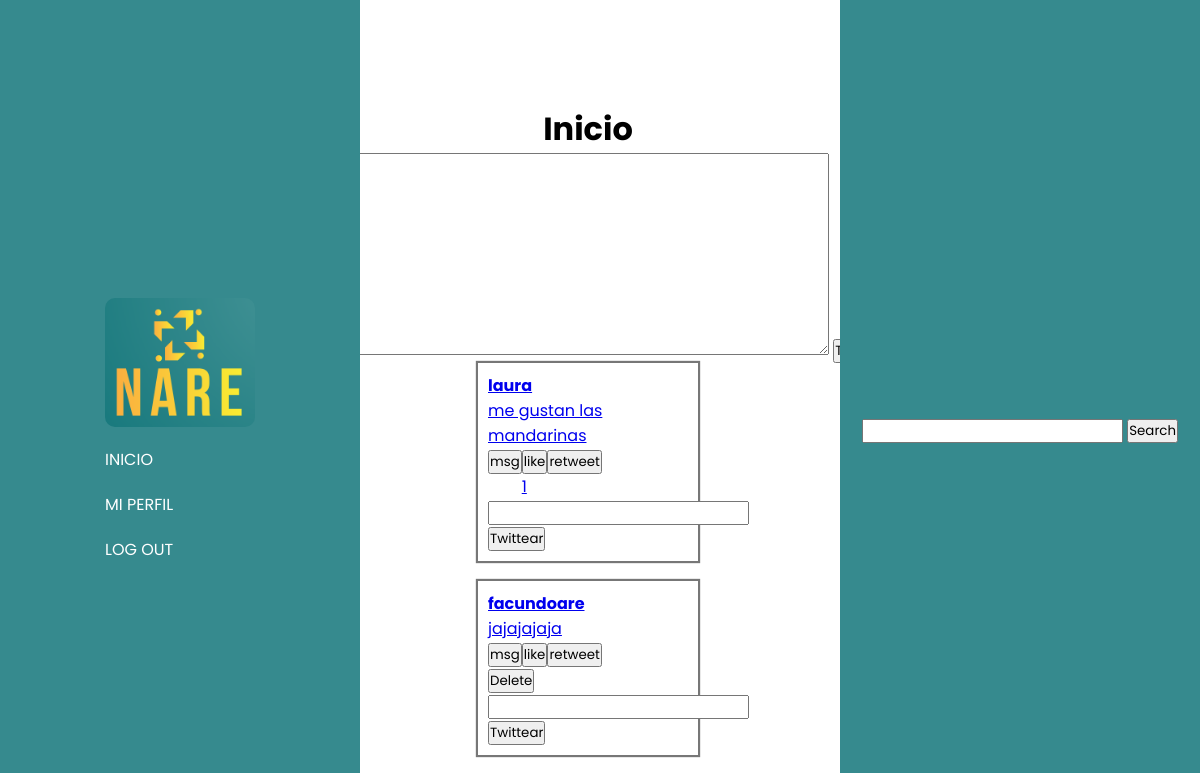
Screenshot of / (signed in) with the database file from the repository.
### tweets/models.py (models this page shows)
class Tweet(models.Model):
    user = models.ForeignKey(User, null=True, on_delete=models.CASCADE)
    content = models.TextField(max_length=180)
    created_at = models.DateTimeField(auto_now_add=True)
    likes = models.IntegerField(default=0)
    likes_users = models.ManyToManyField(User, related_name="likes_tweets")
    retweets = models.IntegerField(default=0)
    parent_tweet = models.IntegerField(null=True)

### tweets/views.py (the view)
# urls.py: path('', views.globalFeed, name='globalFeed'),
def globalFeed(request):
    tweets = Tweet.objects.all().filter(parent_tweet = None)
    return render(request, 'globalFeed.html',{
            'form': forms.postTweet,
            'tweets': tweets
    })

### tweets/templates/globalFeed.html (shortened to what this page needs)
{% extends 'base.html' %} {% load static %}
    {% block content %}
    <link rel="stylesheet" href="{% static 'globalFeed.css' %}" />
    <main>
        <h1>Inicio</h1>
        <form action="{% url 'postTweet' %}" method="POST">
            {{form}}
            <button>
                Twittear
            </button>
        </form>
        <div class="tweets">
            {% for tweet in tweets %}
                <a href="{% url 'tweetDetails' tweet.id %}" class="{% if tweet.parent_tweet != null %} reply {% else %} tweet {% endif %}">
                    <h4>{{tweet.user.username}}</h4>
                    <p>{{tweet.content}}</p>
                    <div class="buttons">
                        <form>
                            <button class="msgButton">
                                msg
                            </button>
                        </form>
                        <form action="{% url 'like' tweet.id %}">
                            <button>
                                like
                            </button>
                            {% if tweet.likes != 0 %}
                                <p>{{tweet.likes}}</p>
                            {% endif %}
                        </form>
                        <form>
                            <button>
                                retweet
                            </button>
                        </form>
                    </div>
                    {% if  tweet.user.username == user.username %}
                        <form action="{% url 'deleteTweet' tweet.id %}">
                            <button>
                                Delete
                            </button>
                        </form>
                    {% endif %}
                    <form action="{% url 'responseTweet' tweet.id %}" method="POST" class="formResponse">
                        <input type="text" class="response" name="contentResponse">
                        <button class="responseButton">
                            Twittear
                        </button>
                    </form>
                </a>
            {% endfor %}
        </div>
    </main>
{% endblock content %}

### tweets/static/base.css (style rules this page uses)
* { margin: 0; padding: 0; font-family: 'Poppins', sans-serif; }
body { display: flex; justify-content: center; width: 98vw; position: relative; }
main { height: 100vh; display: flex; align-items: center; padding: 30px; }

### tweets/static/globalFeed.css (style rules this page uses)
main { display: flex; flex-direction: column; justify-content: center; align-items: center; height: 100vh; }
.tweets { display: flex; flex-direction: column; gap: 20px; }
.tweet { display: flex; flex-direction: column; padding: 10px; height: auto; width: 200px; box-shadow: 0 0 1px 2px #777; }
.buttons { display: flex; }

### rows the page displays
Tweet: user.username "laura", content "me gustan las mandarinas", likes "1"
Tweet: user.username "facundoare", content "jajajajaja", shows "Delete"
